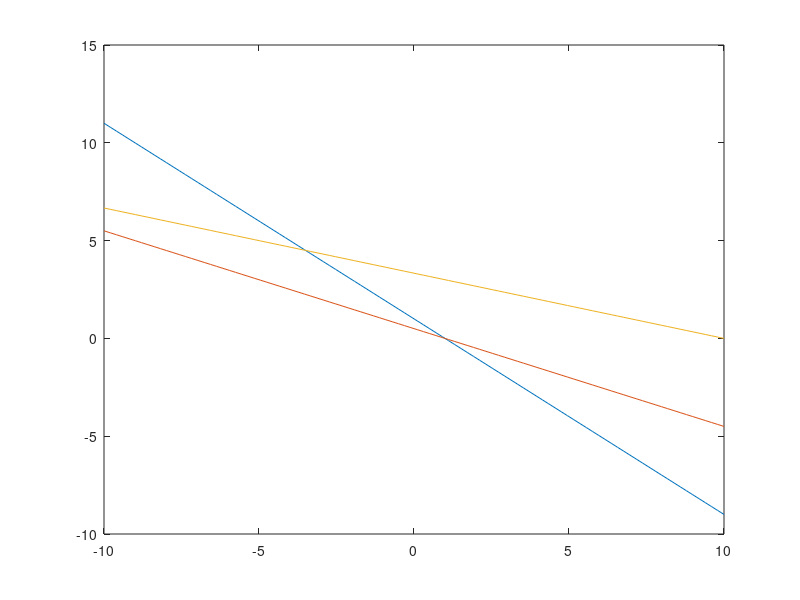

Source code (MATLAB):
%% Part 3: Solve linear system of Equations Ax=b 
% 
% A = [1 1; 1 2; 1 3];
% b = [1; 5; 10];
% 
% x = A\b;
% disp(x); 



%Doesn't equal b when calculating Ax. Solution doesn't exist per graph.
x = linspace(-10,10,100);
y1 = 1 - x;
y2 = (1 - x)/2;
y3 = (10-x)/3;

plot(x,y1,x,y2,x,y3);